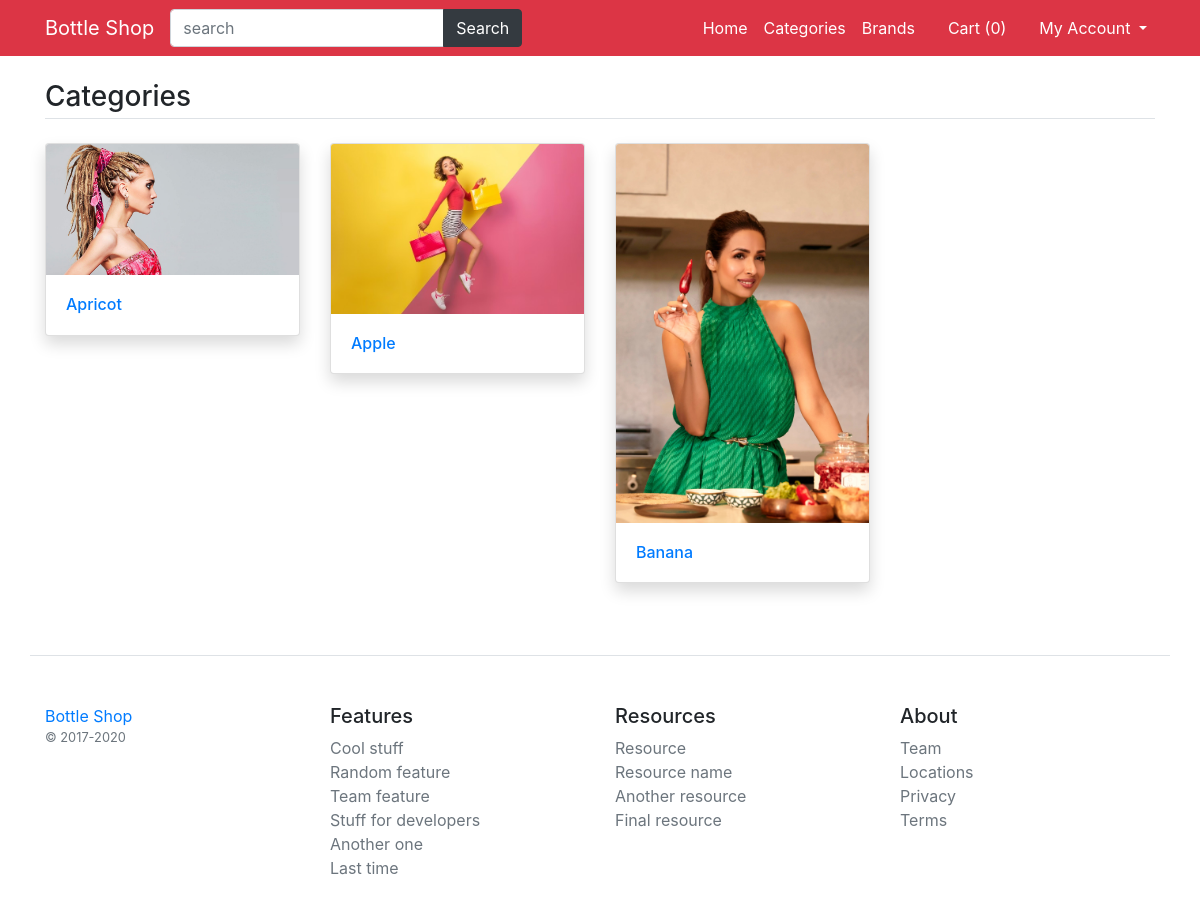
Screenshot of /category-list with the database file from the repository.
### main/models.py (models this page shows, shortened)
class Category(models.Model):
    title=models.CharField(max_length=100)
    image=models.ImageField(upload_to="cat_imgs/")
    class Meta:
        verbose_name_plural = '2. Categories'

### main/views.py (the view)
# urls.py: path('category-list', views.category_list, name='category-list'),
def category_list(request):
    data=Category.objects.all().order_by('-id')
    return render(request, 'category_list.html', {'data':data})

### main/template_context.py (called while the page is built)
def get_filters(request):
    cats=Product.objects.distinct().values('category__title')
    brands=Product.objects.distinct().values('brand__title','brand__id')
    colors=ProductAttribute.objects.distinct().values('color__title','color__id', 'color__color_code')
    sizes=ProductAttribute.objects.distinct().values('size__title','size__id')
    minMaxPrice=ProductAttribute.objects.aggregate(Min('price'),Max('price'))
    data={
        'cats':cats,
        'brands':brands,
        'colors':colors,
        'sizes':sizes,
        'minMaxPrice':minMaxPrice,
    }
    return data

### main/templates/category_list.html
{% extends 'base.html' %}
{% load static %}
{% block content %}
<main class="container my-4">
	<h3 class="my-4 border-bottom pb-1">Categories</h3>
	<div class="row">
        {% if data %}
            {% for cat in data %}
                <div class="col-md-3 mb-4">
                    <div class="card shadow">
                    <a href="/category-product-list/{{cat.id}}"><img src="/media/{{cat.image}}" class="card-img-top" alt="{{cat.title}}"></a>
                    <div class="card-body">
                        <h6 class="card-text"><a href="#">{{cat.title}}</a></h6>
                    </div>
                    </div>
                </div>
            {% endfor %}
        {% endif %}
	</div>
</main>
{% endblock content %}

### main/templates/base.html (shortened to what this page needs)
{% load static %}
<!DOCTYPE html>
<html>
<head>
	<link rel="stylesheet" type="text/css" href="{% static 'fontawesome-free/css/all.min.css' %}"/>
	<link rel="stylesheet" type="text/css" href="{% static 'bs4/bootstrap.min.css' %}" />
  <link rel="stylesheet" type="text/css" href="{% static 'custom.css' %}"/>
</head>
<body>
	<nav class="navbar navbar-expand-lg navbar-dark bg-danger">
		<div class="container">
		  <a class="navbar-brand" href="/">Bottle Shop</a>
		  <div class="collapse navbar-collapse" id="navbarNav">
        <form class="form-inline my-2 my-lg-0" action="/search">
          <div class="input-group">
            <input name="q" type="text" class="form-control" placeholder="search">
            <div class="input-group-append">
              <button class="btn btn-dark" type="submit" id="button-addon2">Search</button>
            </div>
          </div>
        </form>
		    <ul class="navbar-nav ml-auto">
		      <li class="nav-item">
		        <a class="nav-link text-white" href="/">Home</a>
		      </li>
		      <li class="nav-item">
		        <a class="nav-link text-white" href="{% url 'category-list' %}">Categories</a>
		      </li>
		      <li class="nav-item">
		        <a class="nav-link text-white" href="{% url 'brand-list' %}">Brands</a>
		      </li>
		      <li class="nav-item">
		        <a class="nav-link text-white" href="{% url 'cart' %}"><i class="fa fa-shopping-cart"></i> Cart (<span
              class="cart-list">{{request.session.cartdata|length}}</span>)</a>
		      </li>
          <li class="nav-item dropdown">
            <a class="nav-link text-white dropdown-toggle" href="#" id="navbarDropdown" role="button" data-toggle="dropdown" aria-expanded="false">
              <i class="fa fa-user"></i> My Account
            </a>
          </li>
		    </ul>
		  </div>
		</div>
	</nav>
    {% block content %}
    {% endblock content %}
    <footer class="pt-4 my-md-5 pt-md-5 border-top container">
        <div class="row">
          <div class="col-12 col-md">
            <a href="#">Bottle Shop</a>
            <small class="d-block mb-3 text-muted">&copy; 2017-2020</small>
          </div>
          <div class="col-6 col-md">
            <h5>Features</h5>
            <ul class="list-unstyled text-small">
              <li><a class="text-muted" href="#">Cool stuff</a></li>
              <li><a class="text-muted" href="#">Random feature</a></li>
              <li><a class="text-muted" href="#">Team feature</a></li>
              <li><a class="text-muted" href="#">Stuff for developers</a></li>
              <li><a class="text-muted" href="#">Another one</a></li>
              <li><a class="text-muted" href="#">Last time</a></li>
            </ul>
          </div>
          <div class="col-6 col-md">
            <h5>Resources</h5>
            <ul class="list-unstyled text-small">
              <li><a class="text-muted" href="#">Resource</a></li>
              <li><a class="text-muted" href="#">Resource name</a></li>
              <li><a class="text-muted" href="#">Another resource</a></li>
              <li><a class="text-muted" href="#">Final resource</a></li>
            </ul>
          </div>
          <div class="col-6 col-md">
            <h5>About</h5>
            <ul class="list-unstyled text-small">
              <li><a class="text-muted" href="#">Team</a></li>
              <li><a class="text-muted" href="#">Locations</a></li>
              <li><a class="text-muted" href="#">Privacy</a></li>
              <li><a class="text-muted" href="#">Terms</a></li>
            </ul>
          </div>
        </div>
      </footer>
    </body>
    </html>

### rows the page displays
Category: image (picture), title "Apricot"
Category: image (picture), title "Apple"
Category: image (picture), title "Banana"

### other values shown
{{ request.session.cartdata|length }} "0"
